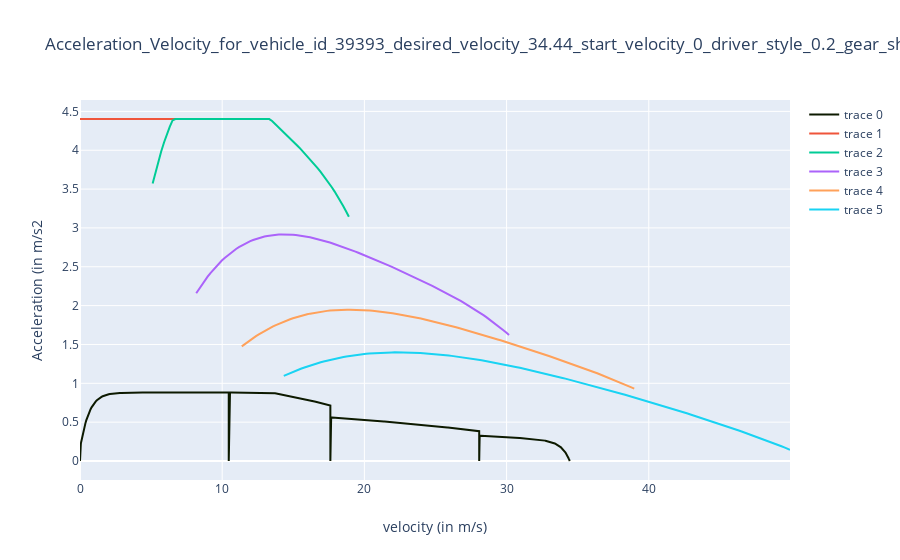

Source (notebook cell):
### Markdown cell above
# Compute and plot acceleration versus velocity graph of the vehicle

### Code cell
layout = go.Layout(title=f"Acceleration_Velocity_for_vehicle_id_{vehicle_id}_desired_velocity_{np.round(desired_velocity, 2)}_start_velocity_{np.round(starting_velocity, 2)}_driver_style_{driver_style}_gear_shifting_style_{gear_shifting_style}",
                xaxis=dict(title='velocity (in m/s)'),
                yaxis=dict(title='Acceleration (in m/s2'))
data = [dict(x=outputs['velocities'], y=outputs['accelerations'], line=dict(color='#0D1A00'))] + outputs['discrete_acceleration_curves']
fig = go.Figure(data=data, layout=layout)
iplot(fig)
